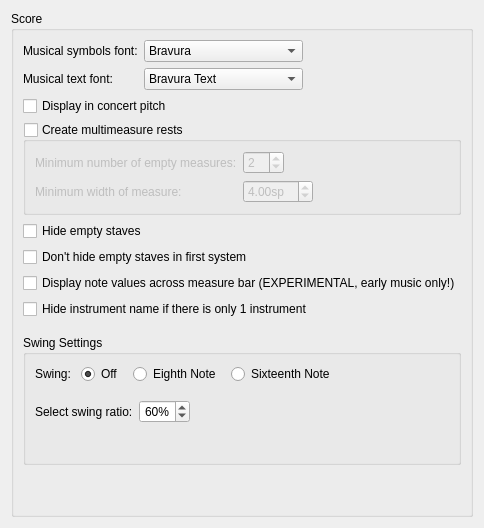
     <widget class="QWidget" name="Page1">
      <layout class="QVBoxLayout" name="verticalLayout_20">
       <property name="spacing">
        <number>0</number>
       </property>
       <item>
        <widget class="QGroupBox" name="groupBox_12">
         <property name="title">
          <string>Score</string>
         </property>
         <layout class="QVBoxLayout" name="verticalLayout_6">
          <property name="sizeConstraint">
           <enum>QLayout::SetNoConstraint</enum>
          </property>
          <item>
           <layout class="QGridLayout" name="gridLayout">
            <property name="sizeConstraint">
             <enum>QLayout::SetNoConstraint</enum>
            </property>
            <item row="1" column="0">
             <widget class="QLabel" name="label_4">
              <property name="text">
               <string>Musical text font:</string>
              </property>
             </widget>
            </item>
            <item row="1" column="1">
             <widget class="QComboBox" name="musicalTextFont">
              <item>
               <property name="text">
                <string>Bravura Text</string>
               </property>
              </item>
              <item>
               <property name="text">
                <string>Emmentaler Text</string>
               </property>
              </item>
              <item>
               <property name="text">
                <string>Gonville Text</string>
               </property>
              </item>
              <item>
               <property name="text">
                <string/>
               </property>
              </item>
             </widget>
            </item>
            <item row="0" column="0">
             <widget class="QLabel" name="label_63">
              <property name="text">
               <string>Musical symbols font:</string>
              </property>
              <property name="buddy">
               <cstring>musicalSymbolFont</cstring>
              </property>
             </widget>
            </item>
            <item row="0" column="1">
             <widget class="QComboBox" name="musicalSymbolFont">
              <property name="sizePolicy">
               <sizepolicy hsizetype="Expanding" vsizetype="Fixed">
                <horstretch>0</horstretch>
                <verstretch>0</verstretch>
               </sizepolicy>
              </property>
              <item>
               <property name="text">
                <string notr="true">Bravura</string>
               </property>
              </item>
              <item>
               <property name="text">
                <string notr="true">Emmentaler</string>
               </property>
              </item>
              <item>
               <property name="text">
                <string notr="true">Gonville</string>
               </property>
              </item>
             </widget>
            </item>
            <item row="0" column="2">
             <spacer name="horizontalSpacer_2">
              <property name="orientation">
               <enum>Qt::Horizontal</enum>
              </property>
              <property name="sizeHint" stdset="0">
               <size>
                <width>40</width>
                <height>20</height>
               </size>
              </property>
             </spacer>
            </item>
           </layout>
          </item>
          <item>
           <widget class="QCheckBox" name="concertPitch">
            <property name="text">
             <string>Display in concert pitch</string>
            </property>
           </widget>
          </item>
          <item>
           <widget class="QGroupBox" name="multiMeasureRests">
            <property name="title">
             <string>Create multimeasure rests</string>
            </property>
            <property name="flat">
             <bool>true</bool>
            </property>
            <property name="checkable">
             <bool>true</bool>
            </property>
            <property name="checked">
             <bool>false</bool>
            </property>
            <layout class="QVBoxLayout" name="verticalLayout_5">
             <item>
              <layout class="QFormLayout" name="formLayout_3">
               <property name="sizeConstraint">
                <enum>QLayout::SetNoConstraint</enum>
               </property>
               <item row="1" column="0">
                <widget class="QLabel" name="label_15">
                 <property name="text">
                  <string>Minimum number of empty measures:</string>
                 </property>
                </widget>
               </item>
               <item row="1" column="1">
                <widget class="QSpinBox" name="minEmptyMeasures">
                 <property name="sizePolicy">
                  <sizepolicy hsizetype="Maximum" vsizetype="Fixed">
                   <horstretch>0</horstretch>
                   <verstretch>0</verstretch>
                  </sizepolicy>
                 </property>
                 <property name="minimum">
                  <number>1</number>
                 </property>
                 <property name="value">
                  <number>2</number>
                 </property>
                </widget>
               </item>
               <item row="2" column="0">
                <widget class="QLabel" name="label_16">
                 <property name="text">
                  <string>Minimum width of measure:</string>
                 </property>
                </widget>
               </item>
               <item row="2" column="1">
                <widget class="QDoubleSpinBox" name="minMeasureWidth">
                 <property name="sizePolicy">
                  <sizepolicy hsizetype="Maximum" vsizetype="Fixed">
                   <horstretch>0</horstretch>
                   <verstretch>0</verstretch>
                  </sizepolicy>
                 </property>
                 <property name="suffix">
                  <string>sp</string>
                 </property>
                 <property name="minimum">
                  <double>2.000000000000000</double>
                 </property>
                 <property name="value">
                  <double>4.000000000000000</double>
                 </property>
                </widget>
               </item>
              </layout>
             </item>
            </layout>
           </widget>
          </item>
          <item>
           <widget class="QCheckBox" name="hideEmptyStaves">
            <property name="text">
             <string>Hide empty staves</string>
            </property>
           </widget>
          </item>
          <item>
           <widget class="QCheckBox" name="dontHideStavesInFirstSystem">
            <property name="text">
             <string>Don't hide empty staves in first system</string>
            </property>
           </widget>
          </item>
          <item>
           <widget class="QCheckBox" name="crossMeasureValues">
            <property name="text">
             <string>Display note values across measure bar (EXPERIMENTAL, early music only!)</string>
            </property>
           </widget>
          </item>
          <item>
           <widget class="QCheckBox" name="hideInstrumentNameIfOneInstrument">
            <property name="text">
             <string>Hide instrument name if there is only 1 instrument</string>
            </property>
           </widget>
          </item>
          <item>
           <spacer name="verticalSpacer_10">
            <property name="orientation">
             <enum>Qt::Vertical</enum>
            </property>
            <property name="sizeType">
             <enum>QSizePolicy::Preferred</enum>
            </property>
            <property name="sizeHint" stdset="0">
             <size>
              <width>10</width>
              <height>10</height>
             </size>
            </property>
           </spacer>
          </item>
          <item>
           <widget class="QGroupBox" name="swingSettings">
            <property name="title">
             <string>Swing Settings</string>
            </property>
            <layout class="QVBoxLayout" name="verticalLayout_39">
             <item>
              <layout class="QHBoxLayout" name="horizontalLayout_10">
               <property name="spacing">
                <number>10</number>
               </property>
               <property name="sizeConstraint">
                <enum>QLayout::SetNoConstraint</enum>
               </property>
               <property name="bottomMargin">
                <number>10</number>
               </property>
               <item>
                <widget class="QLabel" name="SwingLabel">
                 <property name="text">
                  <string>Swing:</string>
                 </property>
                </widget>
               </item>
               <item>
                <widget class="QRadioButton" name="SwingOff">
                 <property name="text">
                  <string>Off</string>
                 </property>
                 <property name="checked">
                  <bool>true</bool>
                 </property>
                </widget>
               </item>
               <item>
                <widget class="QRadioButton" name="swingEighth">
                 <property name="text">
                  <string>Eighth Note</string>
                 </property>
                </widget>
               </item>
               <item>
                <widget class="QRadioButton" name="swingSixteenth">
                 <property name="text">
                  <string>Sixteenth Note</string>
                 </property>
                </widget>
               </item>
               <item>
                <spacer name="zontalSpacer_16">
                 <property name="orientation">
                  <enum>Qt::Horizontal</enum>
                 </property>
                 <property name="sizeHint" stdset="0">
                  <size>
                   <width>40</width>
                   <height>20</height>
                  </size>
                 </property>
                </spacer>
               </item>
              </layout>
             </item>
             <item>
              <layout class="QHBoxLayout" name="horizontalLayout_11">
               <property name="sizeConstraint">
                <enum>QLayout::SetNoConstraint</enum>
               </property>
               <property name="bottomMargin">
                <number>30</number>
               </property>
               <item>
                <widget class="QLabel" name="label_3">
                 <property name="text">
                  <string>Select swing ratio:</string>
                 </property>
                </widget>
               </item>
               <item>
                <widget class="QSpinBox" name="swingBox">
                 <property name="sizePolicy">
                  <sizepolicy hsizetype="Maximum" vsizetype="Fixed">
                   <horstretch>0</horstretch>
                   <verstretch>0</verstretch>
                  </sizepolicy>
                 </property>
                 <property name="alignment">
                  <set>Qt::AlignCenter</set>
                 </property>
                 <property name="suffix">
                  <string>%</string>
                 </property>
                 <property name="minimum">
                  <number>50</number>
                 </property>
                 <property name="value">
                  <number>60</number>
                 </property>
                </widget>
               </item>
               <item>
                <spacer name="horizontalSpacer_16">
                 <property name="orientation">
                  <enum>Qt::Horizontal</enum>
                 </property>
                 <property name="sizeType">
                  <enum>QSizePolicy::Expanding</enum>
                 </property>
                 <property name="sizeHint" stdset="0">
                  <size>
                   <width>40</width>
                   <height>20</height>
                  </size>
                 </property>
                </spacer>
               </item>
              </layout>
             </item>
            </layout>
           </widget>
          </item>
          <item>
           <spacer name="verticalSpacer">
            <property name="orientation">
             <enum>Qt::Vertical</enum>
            </property>
            <property name="sizeType">
             <enum>QSizePolicy::Expanding</enum>
            </property>
            <property name="sizeHint" stdset="0">
             <size>
              <width>20</width>
              <height>40</height>
             </size>
            </property>
           </spacer>
          </item>
         </layout>
        </widget>
       </item>
      </layout>
     </widget>
